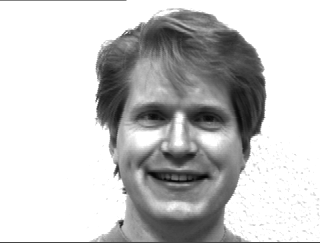
#> input picture Homework Five/Images/subject01.happy.gif, 320 x 243 px
$ jupyter execute Untitled.ipynb   (older library calls are emulated)
#> lines starting #> are read from the running program, lines starting #| are printed output that depends on the picture
### Imports

[cell 1]
import PIL
import glob #allows us to access every image in folder
import re #allows us to extract emotion from file path
import numpy as np

from PIL import Image #allows us to resize images/get their initial pixel value
from sklearn import preprocessing #allows us to normalize our data

# a.i

### Resizing images & Converting to np array

Start by seeing what the initial pixel size is, because we want to get it down to a 30x30 image

[cell 2]
def get_num_pixels(filepath):
#> called with filepath = 'Images/subject01.happy.gif'
    width, height = Image.open(filepath).size
#> width = 320; height = 243
    return width, height

[cell 3]
width_1_happy, height_1_happy = get_num_pixels("Images/subject01.happy.gif")
#> width_1_happy = 320; height_1_happy = 243

print("Width: ", width_1_happy)
#| Width:  320
print("Height: ", height_1_happy)
#| Height:  243

Now we know all images have a size of 320x243 (even when their file sizes are different)... this will NOT resize in a way that keeps the aspect ratio in tact. Each image is surrounded by large portions of whitespace on the left or right, so we will chop that down

#### Changing the size of the images

Because we're unable to maintain ratios and shrink down to a 30x30 size, we're going to chop off some of the extra white space on the images widths. We're going to get each image down to 243x243 so when we shrink to 30x30 nothing gets stretched out of proportion

[cell 4]
list_subjects = []

for subject_num in range(1,16):
    if subject_num < 10:
        list_subjects.append("subject0" + str(subject_num))
    else:
        list_subjects.append("subject" + str(subject_num))

This function takes in a list of people whose image needs to be cropped in a similar fashion, and the dimensions of their cropping.

It then crops it into a square so it can be resized into a 30x30 shape without any warping

The image is then converted into a np array of its pixel values & added to our training data set. The label for each image is also added to an array (this is in the same order as our training data)

[cell 5]
def image_resize(list_subjects, left, right, top, bottom):
#> called with left = 54, right = 297, top = 0, bottom = 243
    subject_labels = []
    training_data = []

    for subject in list_subjects:
        for image_path in glob.glob("Images/" + subject + "*"):
            #for each image, extract the label
            search_string = subject + ".(.+?).gif"
            m = re.search(search_string, image_path)
            if m:
                emotion = m.group(1)
                subject_labels.append(subject + ": " + emotion)

            #for each image, trim off the specified edges & save to new folder
            crop_image_path = "Images_Cropped/" + subject + "." + emotion + ".gif"
            orig_image = Image.open(image_path)
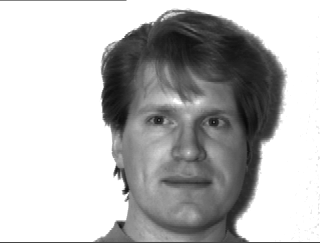
#> input picture Homework Five/Images/subject01.centerlight.gif, 320 x 243 px
#> orig_image is the input picture: PIL image 320x243 L; min 9, max 255, mean 184.5
            orig_image.crop((left, top, right, bottom)).save(crop_image_path)
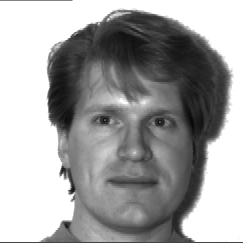
#> saved as subject01.centerlight.gif: PIL image 243x243 L; min 9, max 255, mean 162.5

            #for each cropped image, resize to 30x30
            resize_image_path = "Images_Resized/" + subject + "." + emotion + ".gif"
            basewidth = 30
            crop_image = Image.open(crop_image_path)
            wpercent = (basewidth / float(crop_image.size[0]))
#> wpercent = 0.123
            hsize = int((float(crop_image.size[1]) * float(wpercent)))
#> hsize = 30
            resize_image = crop_image.resize((basewidth, hsize), PIL.Image.ANTIALIAS)
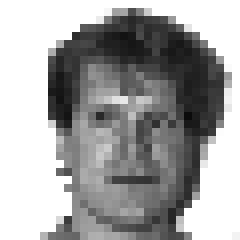
#> resize_image: PIL image 30x30 P (shown 8 times larger); min 11, max 255, mean 162.7
            resize_image.save(resize_image_path)

            #for each resized image, convert to 1x90 np array
            image_frame = Image.open(resize_image_path)
            np_frame = np.array(image_frame.getdata()) #gets pixel values
#> np_frame = 900 values, max 160 at index 0, min 0 at index 443, mean 105.9
            image_list = list(np_frame)
#> image_list has the same summary as np_frame
            training_data.append(image_list)

    return subject_labels, training_data

This organizes the subjects based on their cropping dimension needs. It's kind of a hack job, but it works

[cell 6]
first_list = list_subjects[0:5]

second_list = list_subjects[5:7]
second_list.append(list_subjects[13])

third_list = list_subjects[7:10]
third_list.append(list_subjects[12])
third_list.append(list_subjects[14])

fourth_list = list_subjects[10:12]

This creates an overarching list for all training data and labels, and populates it with the ouput of our image resize function

[cell 7]
temp_training_data = []
temp_labels = []

first_labels, first_data = image_resize(first_list, 54, 297, 0, 243)
temp_labels.append(first_labels)
temp_training_data.append(first_data)

second_labels, second_data = image_resize(second_list, 0, 243, 0, 243)
temp_labels.append(second_labels)
temp_training_data.append(second_data)

third_labels, third_data = image_resize(third_list, 43, 286, 0, 243)
temp_labels.append(third_labels)
temp_training_data.append(third_data)

fourth_labels, fourth_data = image_resize(fourth_list, 69, 312, 0, 243)
temp_labels.append(fourth_labels)
temp_training_data.append(fourth_data)

Get rid of nested sublists and convert training data to np array

[cell 8]
labels = []
for sublist in temp_labels:
    for item in sublist:
        labels.append(item)

training_data = []
for sublist in temp_training_data:
    for item in sublist:
        training_data.append(item)

training_data = np.array(training_data)

Let's verify we have 165 vectors of size 1x900 for our training data

And an array of size 65 for our labels

[cell 9]
print(len(labels))
print(training_data.shape)
#| (3, 900)

Below shows how the image is now represented by numbers. You cannot see it here because each row is broken up in the middle, but if you copy and past the output below into a text file and give each row its own line you will see the outline of a face :)

[cell 10]
print(str(labels[2])) #Prints letter being shown
#Reshape image to be 14x9, then loop through each new row to print
for row in training_data[2].reshape(30, 30):
    print(row)
